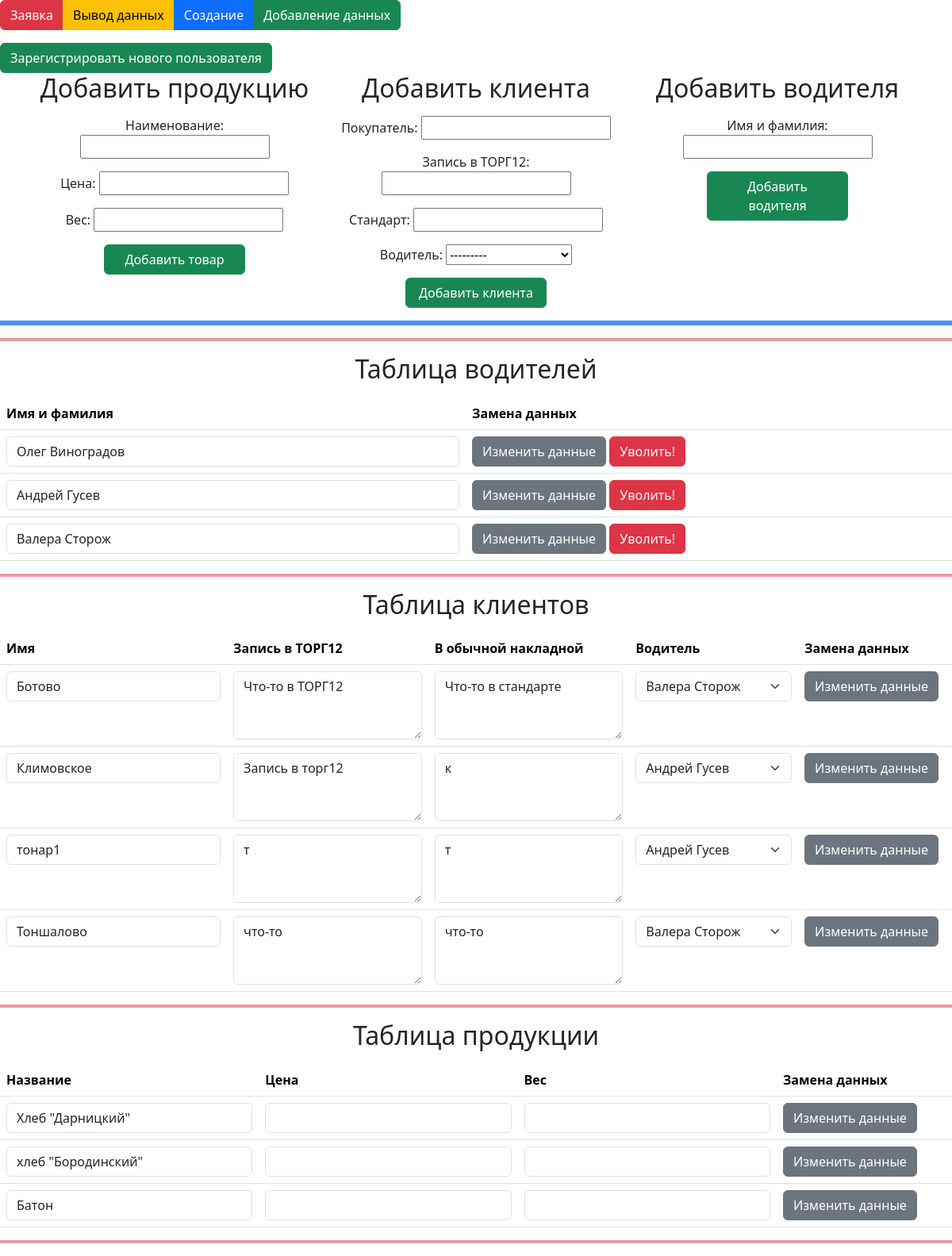
Page /order/add_data/ on the earlier database version.
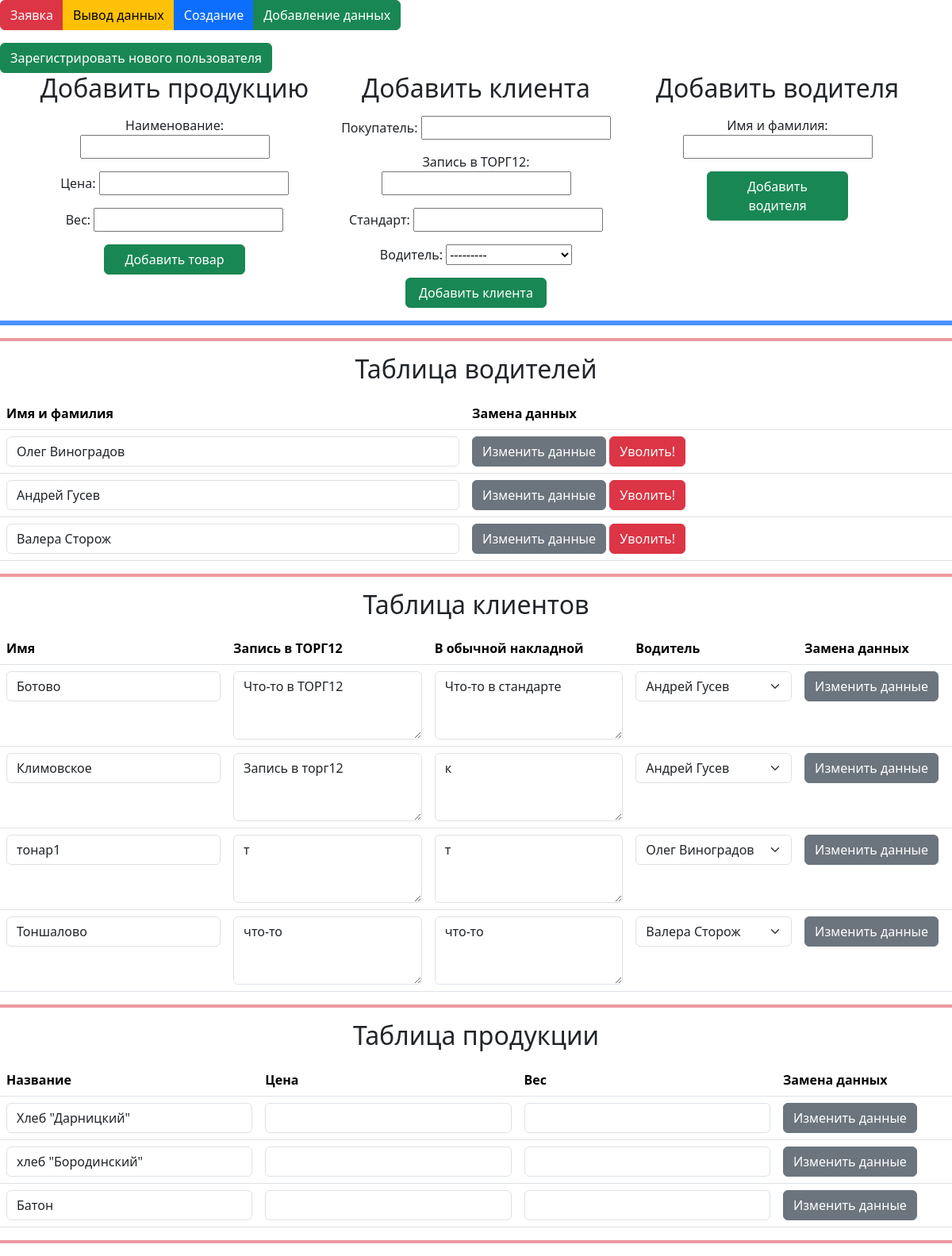
Same page on the later database version.
### order/models.py (models this page shows)
class Drivers(models.Model):
    name = models.CharField(max_length=50, unique=True, null=False)
    def __str__(self):
        return self.name

class Clients(models.Model):
    name = models.CharField(max_length=50, unique=True, null=False)
    str_torg12 = models.CharField(max_length=200, unique=True)
    str_standart = models.CharField(max_length=200, unique=True)
    driver = models.ForeignKey('Drivers', on_delete=models.SET_NULL, null=True)

class Products(models.Model):
    name = models.CharField(max_length=50, unique=True, null=False)
    price = models.FloatField(null = False)
    weight = models.FloatField(null =False)

### order/views.py (the view, shortened to what this page needs)
# urls.py: path('add_data/', add_data, name='add_data'),
def add_data(request):
    products = select_products()
    clients = select_clients()
    drivers = select_drivers()
    products_form = ProductForm()
    clients_form = ClientsForm()
    drivers_form = DriversForm()
    return render(request, 'order/add_data.html', {'drivers_form': drivers_form,
                                                   'products_form': products_form,
                                                   'clients_form': clients_form,
                                                   'products': products,
                                                   'clients': clients,
                                                   'drivers': drivers})

### order/forms.py
class DriversForm(forms.ModelForm):
    class Meta:
        model = Drivers
        fields = '__all__'
        labels = {
            'name': 'Имя и фамилия'
        }

class ProductForm(forms.ModelForm):
    class Meta:
        model = Products
        fields = '__all__'
        labels = {
            'name': 'Наименование',
            'price': 'Цена',
            'weight': 'Вес'
        }

### order/function.py (called while the page is built)
def select_drivers():
    return Drivers.objects.all()

def select_clients():
    return Clients.objects.all()

def select_products():
    return Products.objects.all()

### order/templates/order/add_data.html (shortened to what the changed rows need)
{% extends 'order/base.html' %}
{% block content %}
<div class="container text-center">
  <div class="row align-items-start">
    <div class="col">
    <figure class="text-center">
        <h2>Добавить продукцию</h2>
    </figure>
    </div>
    <div class="col">
    <figure class="text-center">
        <h2>Добавить клиента</h2>
    </figure>
      <form method="post">
          {{ clients_form.as_p }}
      </form>
    </div>
    <div class="col">
    <figure class="text-center">
        <h2>Добавить водителя</h2>
    </figure>
    </div>
  </div>
</div>
<figure class="text-center">
    <h2>Таблица водителей</h2>
</figure>
<table class="table">
  <thead>
    <tr>
      <th scope="col">Имя и фамилия</th>
      <th scope="col">Замена данных</th>
    </tr>
  </thead>
  <tbody>
  {% for d in drivers %}
  <form method="post">
    <tr>
      <td>
          <input required name="update_driver" type="text" class="form-control" id="exampleFormControlInput1" value="{{ d.name }}">
      </td>
      <td>
          <button name="{{ d.name }}" type="submit" class="btn btn-secondary">Изменить данные</button>
          <button name="delete_driver" type="submit" class="btn btn-danger">Уволить!</button>
      </td>
    </tr>
  </form>
  {% endfor %}
  </tbody>
</table>
<figure class="text-center">
    <h2>Таблица клиентов</h2>
</figure>
<table class="table">
  <thead>
    <tr>
      <th scope="col">Имя</th>
      <th scope="col">Запись в ТОРГ12</th>
      <th scope="col">В обычной накладной</th>
      <th scope="col">Водитель</th>
      <th scope="col">Замена данных</th>
    </tr>
  </thead>
  <tbody>
  {% for c in clients %}
  <form method="post">
    <tr>
      <td>
          <input required name="update_client_name" type="text" class="form-control" value="{{ c.name }}">
      </td>
      <td>
          <textarea required name="update_client_torg12" class="form-control" id="exampleFormControlTextarea1" rows="3">{{ c.str_torg12 }}</textarea>
      </td>
      <td>
          <textarea required name="update_client_standart" class="form-control" id="exampleFormControlTextarea1" rows="3">{{ c.str_standart }}</textarea>
      </td>
      <td>
        <select name="update_client_driver" class="form-select" aria-label="Default select example">
            <option value="{{ c.driver }}" selected>{{ c.driver }}</option>
        </select></td>
      <td>
          <button name="{{ c.name }}" type="submit" class="btn btn-secondary">Изменить данные</button>
      </td>
    </tr>
  </form>
  {% endfor %}
  </tbody>
</table>
<figure class="text-center">
    <h2>Таблица продукции</h2>
</figure>
<table class="table">
  <thead>
    <tr>
      <th scope="col">Название</th>
      <th scope="col">Цена</th>
      <th scope="col">Вес</th>
      <th scope="col">Замена данных</th>
    </tr>
  </thead>
  <tbody>
  {% for p in products %}
  <form method="post">
    <tr>
      <td>
          <input required name="update_product_name" type="text" class="form-control" value="{{ p.name }}">
      </td>
      <td>
          <input required name="update_product_price" type="number" step="0.01" class="form-control" value="{{ p.price }}">
      </td>
      <td>
          <input required name="update_product_weight" type="number" step="0.01" class="form-control" value="{{ p.weight }}">
      </td>
      <td>
          <button name="{{ p.name }}" type="submit" class="btn btn-secondary">Изменить данные</button>
      </td>
    </tr>
  </form>
  {% endfor %}
  </tbody>
</table>
{% endblock %}

Differences in the rows shown:
changed Clients "Ботово": update_client_driver "Валера Сторож" → "Андрей Гусев"
changed Clients "тонар1": update_client_driver "Андрей Гусев" → "Олег Виноградов"
